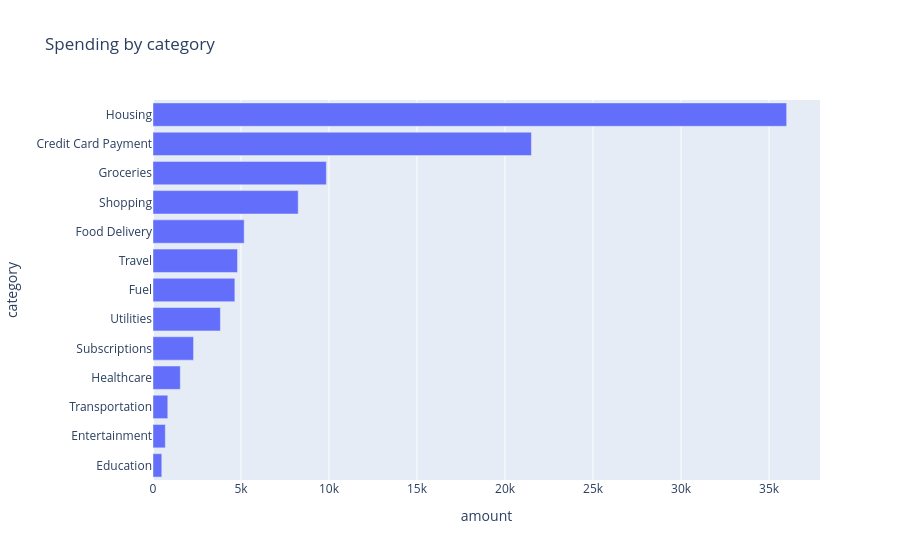
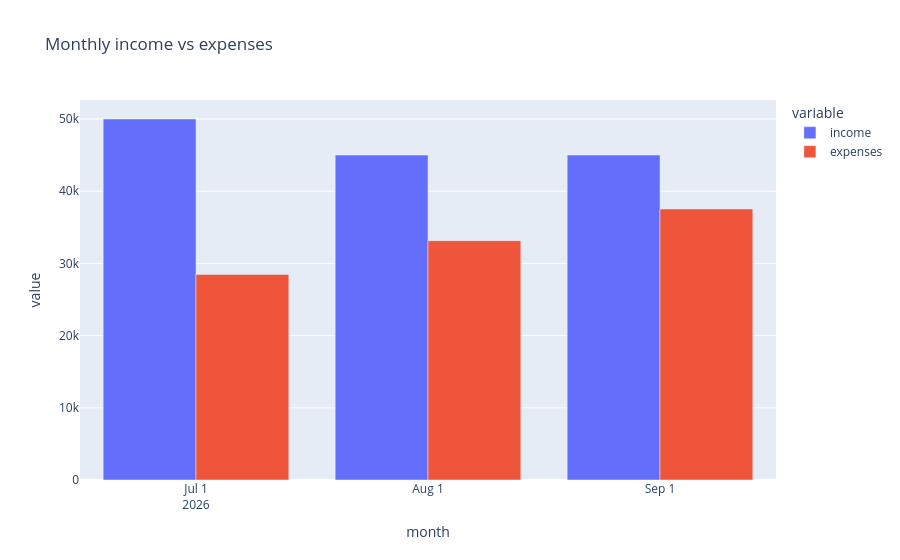

Notebook cell for these charts, in order:
### Code cell
import os
os.chdir(r"C:\Users\Hari Prasath\moneymap")
from src.data_loader import load_transactions
from src.data_cleaning import clean_transactions
from src.categorization import add_categories
from src.analytics import calculate_summary

raw = load_transactions("data/sample_transactions.csv")
clean, rejected, summary = clean_transactions(raw)
clean = add_categories(clean)

calculate_summary(clean)

spend = clean[(clean["amount"] < 0) & (clean["category"] != "Internal Transfer")]

by_cat = spend.groupby("category")["amount"].sum().abs().sort_values(ascending=False)
by_cat


import plotly.express as px
import pandas as pd

fig = px.bar(
    by_cat.reset_index(),
    x="amount",
    y="category",
    orientation="h",
    title="Spending by category",
)
fig.update_layout(yaxis={"categoryorder": "total ascending"})
fig.show()

clean["month"] = clean["date"].dt.to_period("M").astype(str)
clean[["date", "month"]].head()

rows = []
for month, group in clean.groupby("month"):
    result = calculate_summary(group)
    rows.append({"month": month, "income": result["income"], "expenses": result["expenses"]})

monthly = pd.DataFrame(rows)
monthly

import plotly.express as px

fig = px.bar(
    monthly,
    x="month",
    y=["income", "expenses"],
    barmode="group",
    title="Monthly income vs expenses",
)
fig.show()

def pct_change(old, new):
    if old == 0:
        return None
    return (new - old) / old * 100

print(pct_change(1000, 1250))
print(pct_change(0, 500))
print(pct_change(1000, 800))

clean["month"] = clean["date"].dt.to_period("M").astype(str)

spend = clean[(clean["amount"] < 0) & (clean["category"] != "Internal Transfer")]

table = spend.pivot_table(
    index="category",
    columns="month",
    values="amount",
    aggfunc="sum",
).abs().fillna(0)

table

changes = {}
for category in table.index:
    old = table.loc[category, "2026-08"]
    new = table.loc[category, "2026-09"]
    changes[category] = pct_change(old, new)

pd.Series(changes)

from src.analytics import category_changes

category_changes(clean, "2026-08", "2026-09")

### Figure 1 — Plotly figure (JSON) as saved in the notebook; plotly's stock layout.template omitted (floating-point values rounded to 4 significant figures)
{"data": [{"hovertemplate": "amount=%{x}<br>category=%{y}<extra></extra>", "legendgroup": "", "marker": {"color": "#636efa", "pattern": {"shape": ""}}, "name": "", "orientation": "h", "showlegend": false, "textposition": "auto", "type": "bar", "x": [36000, 21500, 9850, 8250, 5180, 4800, 4650, 3830, 2304, 1550, 840, 700, 499], "xaxis": "x", "y": ["Housing", "Credit Card Payment", "Groceries", "Shopping", "Food Delivery", "Travel", "Fuel", "Utilities", "Subscriptions", "Healthcare", "Transportation", "Entertainment", "Education"], "yaxis": "y"}], "layout": {"barmode": "relative", "legend": {"tracegroupgap": 0}, "title": {"text": "Spending by category"}, "xaxis": {"anchor": "y", "domain": [0, 1], "title": {"text": "amount"}}, "yaxis": {"anchor": "x", "categoryorder": "total ascending", "domain": [0, 1], "title": {"text": "category"}}}}

### Figure 2 — Plotly figure (JSON) as saved in the notebook; plotly's stock layout.template omitted (floating-point values rounded to 4 significant figures)
{"data": [{"alignmentgroup": "True", "hovertemplate": "variable=income<br>month=%{x}<br>value=%{y}<extra></extra>", "legendgroup": "income", "marker": {"color": "#636efa", "pattern": {"shape": ""}}, "name": "income", "offsetgroup": "income", "orientation": "v", "showlegend": true, "textposition": "auto", "type": "bar", "x": ["2026-07", "2026-08", "2026-09"], "xaxis": "x", "y": [50000, 45000, 45000], "yaxis": "y"}, {"alignmentgroup": "True", "hovertemplate": "variable=expenses<br>month=%{x}<br>value=%{y}<extra></extra>", "legendgroup": "expenses", "marker": {"color": "#EF553B", "pattern": {"shape": ""}}, "name": "expenses", "offsetgroup": "expenses", "orientation": "v", "showlegend": true, "textposition": "auto", "type": "bar", "x": ["2026-07", "2026-08", "2026-09"], "xaxis": "x", "y": [28478, 33147, 37528], "yaxis": "y"}], "layout": {"barmode": "group", "legend": {"title": {"text": "variable"}, "tracegroupgap": 0}, "title": {"text": "Monthly income vs expenses"}, "xaxis": {"anchor": "y", "domain": [0, 1], "title": {"text": "month"}}, "yaxis": {"anchor": "x", "domain": [0, 1], "title": {"text": "value"}}}}
